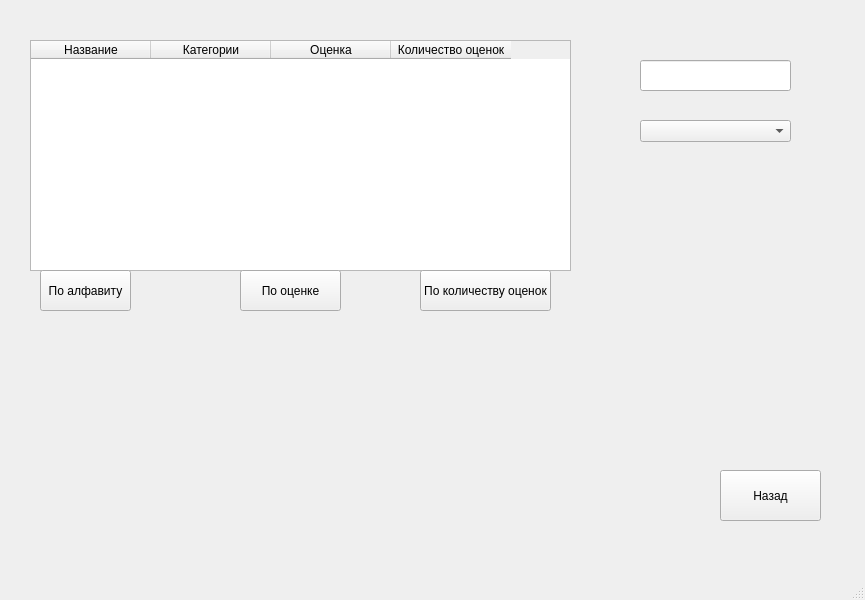
<?xml version="1.0" encoding="UTF-8"?>
<ui version="4.0">
 <class>search_wind</class>
 <widget class="QMainWindow" name="search_wind">
  <property name="geometry">
   <rect>
    <x>0</x>
    <y>0</y>
    <width>865</width>
    <height>600</height>
   </rect>
  </property>
  <property name="windowTitle">
   <string>MainWindow</string>
  </property>
  <widget class="QWidget" name="centralwidget">
   <widget class="QPushButton" name="searchBack">
    <property name="geometry">
     <rect>
      <x>720</x>
      <y>470</y>
      <width>101</width>
      <height>51</height>
     </rect>
    </property>
    <property name="text">
     <string>Назад</string>
    </property>
   </widget>
   <widget class="QTableWidget" name="tableWidget">
    <property name="geometry">
     <rect>
      <x>30</x>
      <y>40</y>
      <width>541</width>
      <height>231</height>
     </rect>
    </property>
    <property name="editTriggers">
     <set>QAbstractItemView::NoEditTriggers</set>
    </property>
    <attribute name="horizontalHeaderDefaultSectionSize">
     <number>120</number>
    </attribute>
    <attribute name="horizontalHeaderMinimumSectionSize">
     <number>39</number>
    </attribute>
    <column>
     <property name="text">
      <string>Название</string>
     </property>
    </column>
    <column>
     <property name="text">
      <string>Категории</string>
     </property>
    </column>
    <column>
     <property name="text">
      <string>Оценка</string>
     </property>
    </column>
    <column>
     <property name="text">
      <string>Количество оценок</string>
     </property>
    </column>
   </widget>
   <widget class="QLineEdit" name="lineEdit">
    <property name="geometry">
     <rect>
      <x>640</x>
      <y>60</y>
      <width>151</width>
      <height>31</height>
     </rect>
    </property>
   </widget>
   <widget class="QPushButton" name="alf_button">
    <property name="geometry">
     <rect>
      <x>40</x>
      <y>270</y>
      <width>91</width>
      <height>41</height>
     </rect>
    </property>
    <property name="text">
     <string>По алфавиту</string>
    </property>
   </widget>
   <widget class="QPushButton" name="rate_button">
    <property name="geometry">
     <rect>
      <x>240</x>
      <y>270</y>
      <width>101</width>
      <height>41</height>
     </rect>
    </property>
    <property name="text">
     <string>По оценке</string>
    </property>
   </widget>
   <widget class="QPushButton" name="rate_numButton">
    <property name="geometry">
     <rect>
      <x>420</x>
      <y>270</y>
      <width>131</width>
      <height>41</height>
     </rect>
    </property>
    <property name="text">
     <string>По количеству оценок</string>
    </property>
   </widget>
   <widget class="QComboBox" name="comboBox">
    <property name="geometry">
     <rect>
      <x>640</x>
      <y>120</y>
      <width>151</width>
      <height>22</height>
     </rect>
    </property>
   </widget>
  </widget>
  <widget class="QMenuBar" name="menubar">
   <property name="geometry">
    <rect>
     <x>0</x>
     <y>0</y>
     <width>865</width>
     <height>21</height>
    </rect>
   </property>
  </widget>
  <widget class="QStatusBar" name="statusbar"/>
 </widget>
 <resources/>
 <connections/>
</ui>
